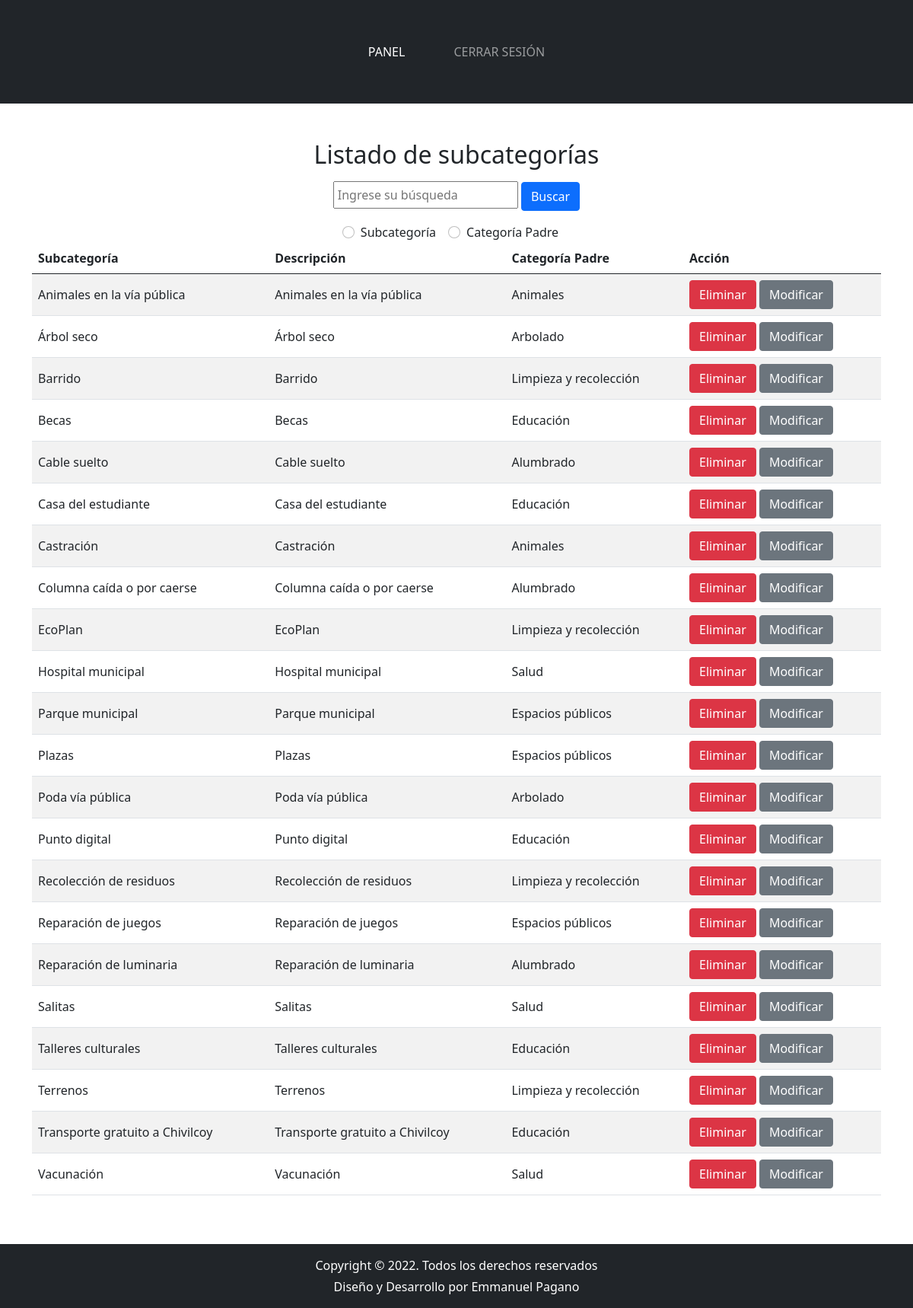
The app's page /adm/subcategorias/listar-subcategoria.php (signed in) with its own data.
### tables this page shows
CREATE TABLE `subcategorias` (
  `idSubcategoria` int(11) NOT NULL,
  `subcategoria` varchar(250) NOT NULL,
  `descripcionSub` varchar(250) NOT NULL,
  `idCategoriaPadre` int(11) NOT NULL
);

CREATE TABLE `categorias` (
  `idCategoria` int(11) NOT NULL,
  `categoria` varchar(250) NOT NULL,
  `descripcion` varchar(300) NOT NULL,
  `imgCategoria` varchar(300) NOT NULL
);

### adm/subcategorias/listar-subcategoria.php (the view, shortened to what this page needs)
<?php
include("../../include/conexion.php");
if($_SERVER['REQUEST_METHOD'] == 'GET' && !empty($_GET['busqueda'])){
    $busqueda = $_GET['busqueda'];
    $filtro = $_GET['filtro'];
    if($filtro == 'subcategoria'){
        $cmd = $conexion->prepare('SELECT * FROM subcategorias INNER JOIN categorias ON categorias.idCategoria = subcategorias.idCategoriaPadre WHERE subcategoria LIKE :busqueda ORDER BY subcategoria');
        $cmd->execute(array(':busqueda'=> '%'.$busqueda.'%'));
        $subCategorias = $cmd->fetchAll();
    }else if($filtro == 'categoria'){
        $cmd = $conexion->prepare('SELECT * FROM subcategorias INNER JOIN categorias ON categorias.idCategoria = subcategorias.idCategoriaPadre WHERE categoria LIKE :busqueda ORDER BY subcategoria');
        $cmd->execute(array(':busqueda'=> '%'.$busqueda.'%'));
        $subCategorias = $cmd->fetchAll();
    }
}else{
    $cmd = $conexion->prepare('SELECT * FROM subcategorias INNER JOIN categorias ON categorias.idCategoria = subcategorias.idCategoriaPadre ORDER BY subcategoria');
    $cmd->execute();
    $subCategorias = $cmd->fetchAll();
}
?>
<?php include('../../include/header-adm.php'); ?>
<section class="listado-abm py-5">
    <div class="container">
        <h2 class="titulo-seccion text-center">Listado de subcategorías</h2>
        <div>
            <form action="listar-subcategoria.php" method="GET" class="mt-3 d-flex justify-content-center flex-wrap">
                <div class="mb-3 text-center w-100">
                    <input type="text" name="busqueda" placeholder='Ingrese su búsqueda' class="p-1" value="<?php echo (isset($busqueda)) ? $busqueda : '' ?>">
                    <button type="submit" class="btn btn-primary">Buscar</button>
                </div>
                <div class="form-check form-check-inline text-center">
                    <input class="form-check-input" type="radio" name="filtro" id="flexRadioDefault1" value="subcategoria" <?php echo (isset($filtro) && $filtro == 'subcategoria') ? 'checked' : '' ?>>
                    <label class="form-check-label" for="flexRadioDefault1">
                        Subcategoría
                    </label>
                </div>
                <div class="form-check form-check-inline text-center">
                    <input class="form-check-input" type="radio" name="filtro" id="flexRadioDefault2" value="categoria" <?php echo (isset($filtro) && $filtro == 'categoria') ? 'checked' : '' ?>>
                    <label class="form-check-label" for="flexRadioDefault2">
                        Categoría Padre
                    </label>
                </div>
            </form>
        </div>
        <div class="table-responsive">
            <table class="table table-striped">
                <thead>
                    <tr>
                    <th scope="col">Subcategoría</th>
                    <th scope="col">Descripción</th>
                    <th scope="col">Categoría Padre</th>
                    <th scope="col">Acción</th>
                    </tr>
                </thead>
                <tbody>
                    <?php
                    foreach ($subCategorias as $fila) {
                        echo '
                        <tr>
                        <td>'.$fila["subcategoria"].'</td>
                        <td>'.$fila["descripcionSub"].'</td>
                        <td>'.$fila["categoria"].'</td>
                        <td>
                            <a href="baja-subcategoria.php?id='.$fila["idSubcategoria"].'" class="btn btn-danger">Eliminar</a>
                            <a href="modificar-subcategoria.php?id='.$fila["idSubcategoria"].'" class="btn btn-secondary">Modificar</a>
                        </td>
                        </tr>
                        ';
                    }
                    ?>
                </tbody>
            </table>
        </div>
    </div>
</section>
<?php include('../../include/footer-adm.php'); ?>

### css/style-adm.css (style rules this page uses)
.listado-abm td { vertical-align:middle }

### records on screen
subcategorias: subcategoria "Animales en la vía pública", descripcionSub "Animales en la vía pública", idCategoriaPadre.categoria "Animales"
subcategorias: subcategoria "Árbol seco", descripcionSub "Árbol seco", idCategoriaPadre.categoria "Arbolado"
subcategorias: subcategoria "Barrido", descripcionSub "Barrido", idCategoriaPadre.categoria "Limpieza y recolección"
subcategorias: subcategoria "Becas", descripcionSub "Becas", idCategoriaPadre.categoria "Educación"
subcategorias: subcategoria "Cable suelto", descripcionSub "Cable suelto", idCategoriaPadre.categoria "Alumbrado"
subcategorias: subcategoria "Casa del estudiante", descripcionSub "Casa del estudiante", idCategoriaPadre.categoria "Educación"
subcategorias: subcategoria "Castración", descripcionSub "Castración", idCategoriaPadre.categoria "Animales"
subcategorias: subcategoria "Columna caída o por caerse", descripcionSub "Columna caída o por caerse", idCategoriaPadre.categoria "Alumbrado"
subcategorias: subcategoria "EcoPlan", descripcionSub "EcoPlan", idCategoriaPadre.categoria "Limpieza y recolección"
subcategorias: subcategoria "Hospital municipal", descripcionSub "Hospital municipal", idCategoriaPadre.categoria "Salud"
subcategorias: subcategoria "Parque municipal", descripcionSub "Parque municipal", idCategoriaPadre.categoria "Espacios públicos"
subcategorias: subcategoria "Plazas", descripcionSub "Plazas", idCategoriaPadre.categoria "Espacios públicos"
subcategorias: subcategoria "Poda vía pública", descripcionSub "Poda vía pública", idCategoriaPadre.categoria "Arbolado"
subcategorias: subcategoria "Punto digital", descripcionSub "Punto digital", idCategoriaPadre.categoria "Educación"
subcategorias: subcategoria "Recolección de residuos", descripcionSub "Recolección de residuos", idCategoriaPadre.categoria "Limpieza y recolección"
subcategorias: subcategoria "Reparación de juegos", descripcionSub "Reparación de juegos", idCategoriaPadre.categoria "Espacios públicos"
subcategorias: subcategoria "Reparación de luminaria", descripcionSub "Reparación de luminaria", idCategoriaPadre.categoria "Alumbrado"
subcategorias: subcategoria "Salitas", descripcionSub "Salitas", idCategoriaPadre.categoria "Salud"
subcategorias: subcategoria "Talleres culturales", descripcionSub "Talleres culturales", idCategoriaPadre.categoria "Educación"
subcategorias: subcategoria "Terrenos", descripcionSub "Terrenos", idCategoriaPadre.categoria "Limpieza y recolección"
subcategorias: subcategoria "Transporte gratuito a Chivilcoy", descripcionSub "Transporte gratuito a Chivilcoy", idCategoriaPadre.categoria "Educación"
subcategorias: subcategoria "Vacunación", descripcionSub "Vacunación", idCategoriaPadre.categoria "Salud"
